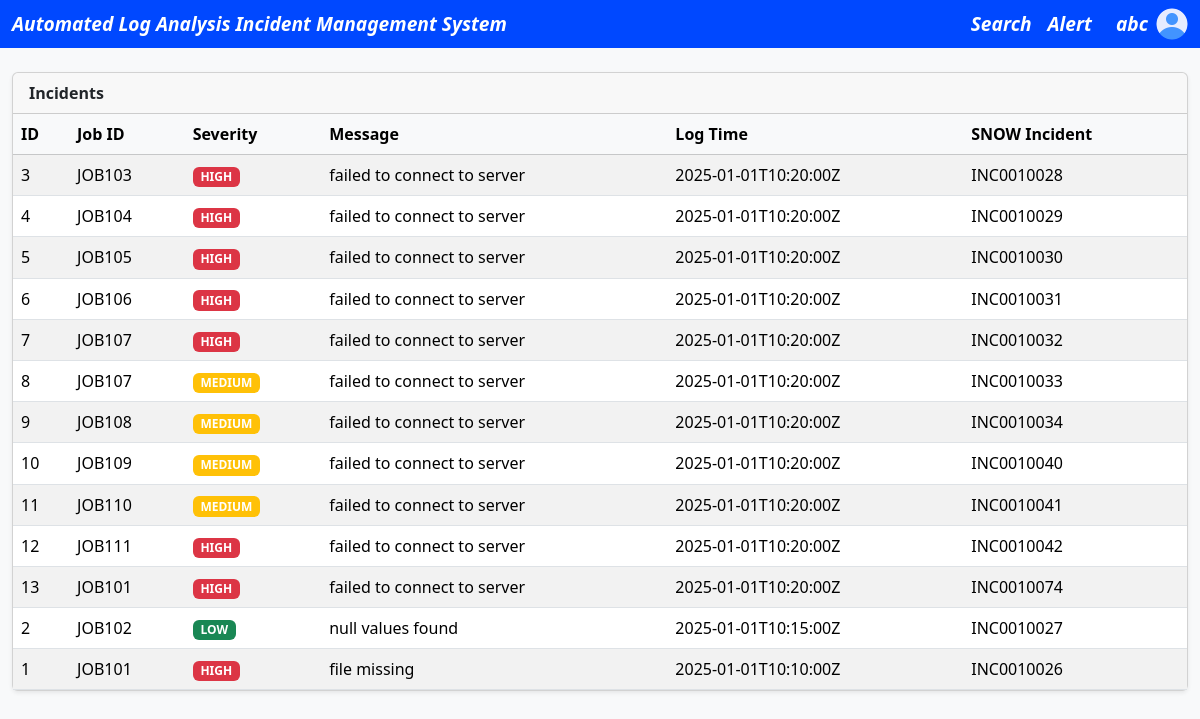
Page / (signed in) on the committed database.
### tables this page shows
CREATE TABLE accounts (
            id INTEGER  PRIMARY KEY AUTOINCREMENT,
            username VARCHAR(50) NOT NULL,
            password VARCHAR(255) NOT NULL,
            email VARCHAR(100) NOT NULL
        );

CREATE TABLE incidents (
            id INTEGER PRIMARY KEY AUTOINCREMENT,
            job_id TEXT,
            severity TEXT,
            message TEXT,
            log_timestamp TEXT,
            snow_incident TEXT
        );

### src/app.py (the view)
@app.route('/')
@login_required
def home():
    conn = get_db_connection()
    cursor = conn.cursor()
    query = "SELECT * FROM incidents ORDER BY log_timestamp DESC"
    cursor.execute(query)
    results = cursor.fetchall()
    conn.close()
    return render_template('index.html', results=results, username=current_user.username)

### src/app.py (called while the page is built)
def get_db_connection():
    conn = sqlite3.connect(DB_PATH)
    conn.row_factory = sqlite3.Row
    return conn

@login_manager.user_loader
def load_user(user_id):
    conn = get_db_connection()
    c = conn.cursor()
    c.execute('SELECT id, username FROM accounts WHERE id = ?', (user_id,))
    account = c.fetchone()
    conn.close()
    if account:
        return User(id=account[0], username=account[1])
    return None

### src/templates/index.html (shortened to what this page needs)
{% extends "base.html" %}
{% block content %}
<div class="card mt-4 shadow-sm">
    <div class="card-header">
        <strong>Incidents</strong>
    </div>
    <div class="card-body p-0">
        {% if results %}
        <table class="table table-striped table-hover mb-0">
            <thead class="table-light">
                <tr>
                    <th>ID</th>
                    <th>Job ID</th>
                    <th>Severity</th>
                    <th>Message</th>
                    <th>Log Time</th>
                    <th>SNOW Incident</th>
                </tr>
            </thead>
            <tbody>
                {% for row in results %}
                <tr>
                    <td>{{ row.id }}</td>
                    <td>{{ row.job_id }}</td>
                    <td>
                        <span class="badge
                            {% if row.severity == 'HIGH' %}bg-danger
                            {% elif row.severity == 'MEDIUM' %}bg-warning
                            {% else %}bg-success{% endif %}
                        ">
                            {{ row.severity }}
                        </span>
                    </td>
                    <td>{{ row.message }}</td>
                    <td>{{ row.log_timestamp }}</td>
                    <td>{{ row.snow_incident or '-' }}</td>
                </tr>
                {% endfor %}
            </tbody>
        </table>
        {% else %}
        <div class="p-3 text-center text-muted">
            No incidents found
        </div>
        {% endif %}
    </div>
</div>
{% endblock %}

### src/templates/base.html (shortened to what this page needs)
<!DOCTYPE html>
<html lang="en">
<head>
    <link
        href="https://cdn.jsdelivr.net/npm/bootstrap@5.3.2/dist/css/bootstrap.min.css"
        rel="stylesheet"
    >
    <link
        href="https://cdnjs.cloudflare.com/ajax/libs/font-awesome/6.4.0/css/all.min.css"
        rel="stylesheet"
    >
</head>
<body class="bg-light">
<header class="topbar">
    <div class="container-xxl d-flex align-items-center justify-content-between py-2">
        <div class="d-flex align-items-center">
            <a href="{{ url_for('home') }}">
                Automated Log Analysis Incident Management System
            </a>
        </div>
        <div class="d-flex align-items-center gap-4">
            <div class="d-flex gap-3">
                <a href="{{ url_for('search') }}">Search</a>
                <a href="{{ url_for('alerts') }}">Alert</a>
            </div>
            {% if current_user.is_authenticated %}
            <div class="dropdown">
                <a
                    class="d-flex align-items-center gap-2 text-decoration-none"
                    href="#"
                    id="userMenu"
                    data-bs-toggle="dropdown"
                    aria-expanded="false"
                >
                    <span>
                        {{ current_user.username }}
                    </span>
                    <img
                        src="{{ url_for('static', filename='user.png') }}"
                        alt="avatar"
                        class="rounded-circle"
                        width="32"
                        height="32"
                    >
                </a>
            </div>
            {% endif %}
        </div>
    </div>
</header>
<main class="container-xxl my-4">
    {% block content %}{% endblock %}
</main>
</body>
</html>

### src/templates/base.html (style rules this page uses)
.topbar { background-color: #0048ff; }
.topbar a { color: #FFFFFF; font-style: oblique; font-weight: bold; font-size: larger; text-decoration: none; }

### rows in the picture
accounts: username "abc"
incidents: id "3", job_id "JOB103", severity "HIGH", message "failed to connect to server", log_timestamp "2025-01-01T10:20:00Z", snow_incident "INC0010028"
incidents: id "4", job_id "JOB104", severity "HIGH", message "failed to connect to server", log_timestamp "2025-01-01T10:20:00Z", snow_incident "INC0010029"
incidents: id "5", job_id "JOB105", severity "HIGH", message "failed to connect to server", log_timestamp "2025-01-01T10:20:00Z", snow_incident "INC0010030"
incidents: id "6", job_id "JOB106", severity "HIGH", message "failed to connect to server", log_timestamp "2025-01-01T10:20:00Z", snow_incident "INC0010031"
incidents: id "7", job_id "JOB107", severity "HIGH", message "failed to connect to server", log_timestamp "2025-01-01T10:20:00Z", snow_incident "INC0010032"
incidents: id "8", job_id "JOB107", severity "MEDIUM", message "failed to connect to server", log_timestamp "2025-01-01T10:20:00Z", snow_incident "INC0010033"
incidents: id "9", job_id "JOB108", severity "MEDIUM", message "failed to connect to server", log_timestamp "2025-01-01T10:20:00Z", snow_incident "INC0010034"
incidents: id "10", job_id "JOB109", severity "MEDIUM", message "failed to connect to server", log_timestamp "2025-01-01T10:20:00Z", snow_incident "INC0010040"
incidents: id "11", job_id "JOB110", severity "MEDIUM", message "failed to connect to server", log_timestamp "2025-01-01T10:20:00Z", snow_incident "INC0010041"
incidents: id "12", job_id "JOB111", severity "HIGH", message "failed to connect to server", log_timestamp "2025-01-01T10:20:00Z", snow_incident "INC0010042"
incidents: id "13", job_id "JOB101", severity "HIGH", message "failed to connect to server", log_timestamp "2025-01-01T10:20:00Z", snow_incident "INC0010074"
incidents: id "2", job_id "JOB102", severity "LOW", message "null values found", log_timestamp "2025-01-01T10:15:00Z", snow_incident "INC0010027"
incidents: id "1", job_id "JOB101", severity "HIGH", message "file missing", log_timestamp "2025-01-01T10:10:00Z", snow_incident "INC0010026"
